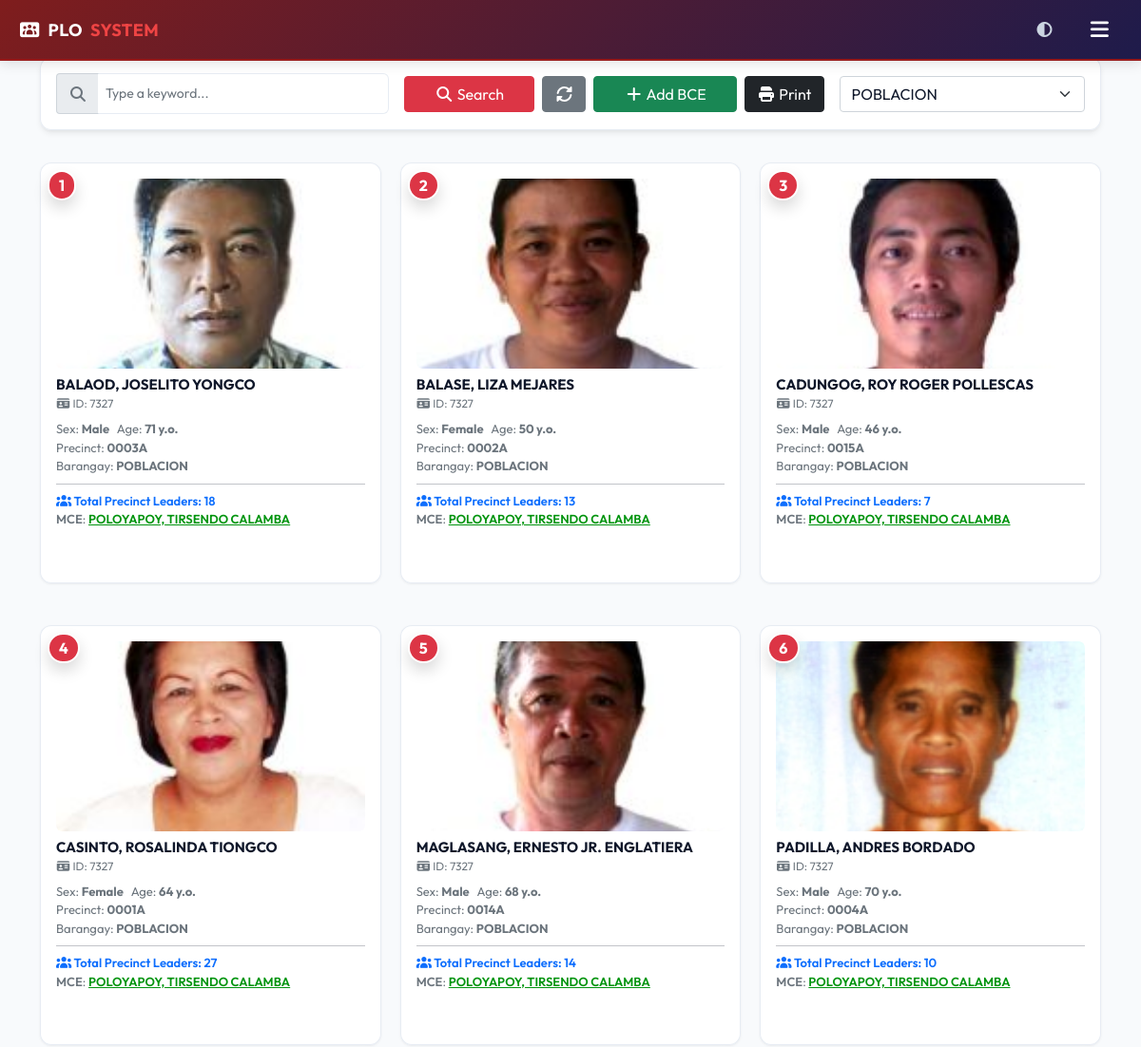
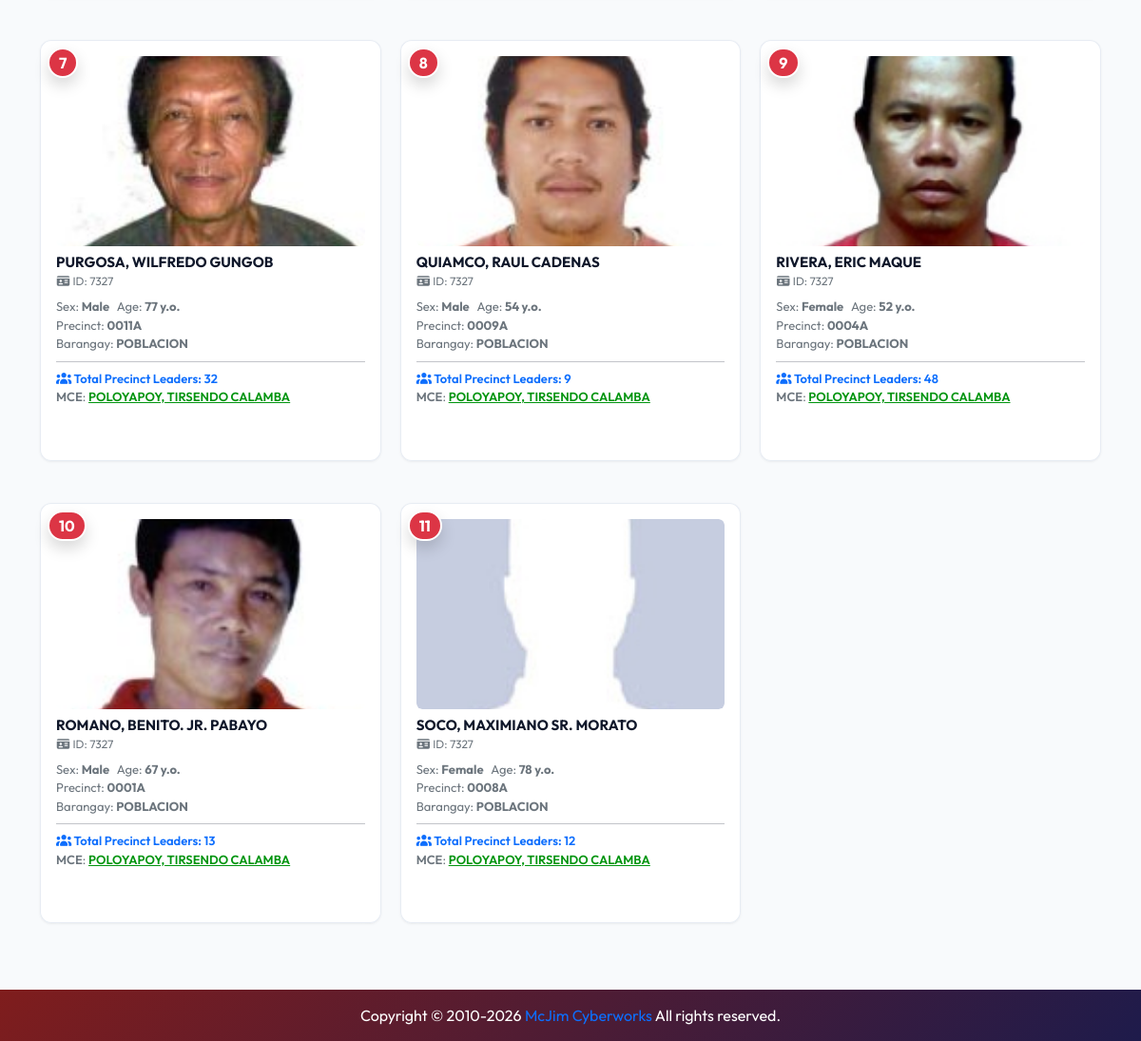
The app's page /bcelist.php?barangay=POBLACION (signed in) with its own data (2 pictures, top to bottom).
### tables this page shows
CREATE TABLE IF NOT EXISTS `bce` (
  `bno` int(11) NOT NULL AUTO_INCREMENT,
  `mcevin` varchar(50) DEFAULT NULL,
  `vin` varchar(50) DEFAULT NULL,
  `old_new` int(11) DEFAULT NULL,
  `isoff` int(11) DEFAULT NULL,
  `y_dec` int(11) DEFAULT NULL,
  `nof` varchar(30) DEFAULT NULL,
  `nom` varchar(30) DEFAULT NULL,
  `nohw` varchar(30) DEFAULT NULL,
  `pof_nohw` varchar(100) DEFAULT NULL,
  `contact` varchar(20) DEFAULT NULL,
  PRIMARY KEY (`bno`),
  KEY `vin` (`vin`),
  KEY `mcevin` (`mcevin`)
);

CREATE TABLE IF NOT EXISTS `voters` (
  `vin` varchar(50) NOT NULL,
  `vname` varchar(100) DEFAULT NULL,
  `precinct` varchar(50) DEFAULT NULL,
  `address` text,
  `sex` varchar(50) DEFAULT NULL,
  `lit` varchar(50) DEFAULT NULL,
  `_4p` varchar(50) DEFAULT NULL,
  `ato` varchar(50) DEFAULT NULL,
  `remarks` text,
  `birth` date DEFAULT NULL,
  `province` varchar(50) DEFAULT NULL,
  `city_mun` varchar(50) DEFAULT NULL,
  `barangay` varchar(50) DEFAULT NULL,
  `seq` varchar(50) DEFAULT NULL,
  `ispicset` int(11) DEFAULT '0',
  PRIMARY KEY (`vin`)
);

### bcelist.php (the view, shortened to what this page needs)
<?php
	require("connect-pdo.php");
	require("head.php");
	require("menu.php");
?>
<div class="container main-content">
	<form method="post" enctype="multipart/form-data" class="mb-4" id="searchForm">
		<div class="card-glass p-3">
			<div class="row g-3 align-items-center">
				<div class="col-md-4">
					<div class="input-group">
						<span class="input-group-text border-end-0 text-muted"><i class="fa-solid fa-magnifying-glass"></i></span>
						<input type="text" name="t_search" id="t_search" class="form-control border-start-0 ps-2"
							placeholder="Type a keyword..." value="<?php echo isset($_POST["t_search"]) ? htmlspecialchars($_POST["t_search"]) : ''; ?>" />
					</div>
				</div>
				<div class="col-md-5 d-flex gap-2">
					<button type="submit" name="b_search" class="btn btn-danger flex-fill"><i class="fa-solid fa-search"></i> Search</button>
					<button type="submit" class="btn btn-secondary" onclick="document.getElementById('t_search').value=''"><i class="fa-solid fa-rotate"></i></button>
					<button type="button" class="btn btn-success flex-fill" onclick="getID('div_bce').style.display='block';"><i class="fa-solid fa-plus"></i> Add BCE</button>
					<button type="button" class="btn btn-dark" onclick="printF()"><i class="fa-solid fa-print"></i> Print</button>
				</div>
				<div class="col-md-3">
					<select class="form-select" onchange="jump('?barangay='+encodeURIComponent(this.value))">
						<?php
							$stmt = $link->prepare('select barangay from voters where city_mun=? group by barangay order by barangay');
							$stmt->execute([$_SESSION["city_mun"]]);
							$ex = $stmt;
							while($rs=$ex->fetch(PDO::FETCH_BOTH)){
								$sel = (isset($_GET["barangay"]) && $_GET["barangay"] === $rs[0]) ? "selected" : "";
								echo "<option value='".htmlspecialchars($rs[0])."' $sel>".htmlspecialchars($rs[0])."</option>";
							}
						?>
					</select>
				</div>
			</div>
		</div>
	</form>
</div>
		<?php
			$stmt = $link->prepare('select * from voters v, mce m where m.vin=v.vin and v.city_mun=? order by vname');
			$stmt->execute([$_SESSION["city_mun"]]);
			$ex = $stmt;
			$t_search_raw = $_POST["t_search"] ?? "";
			$value = strtoupper(trim($t_search_raw));
			$rep="<b style='color:#0014d0;background:#ffa0a0'>".$value."</b>";
			while($rs=$ex->fetch(PDO::FETCH_BOTH)){
				$stmt = $link->prepare('select count(*) from bce where mcevin=?');
				$stmt->execute([$rs["vin"]]);
				$ex1 = $stmt;
				$rsbce=$ex1->fetch(PDO::FETCH_BOTH);
				$bce=$rsbce[0];
				echo "
				<div class='col-md-3 mb-4'>
					<div class='card h-100 shadow-sm' id='div_".$rs["0"]."'
						onmouseout=\"getID('div_controls_".$rs["0"]."').style.visibility='hidden';\"
						onmousemove=\"getID('div_controls_".$rs["0"]."').style.visibility='visible';\" >
						<div class='card-body text-center' onclick=\"jump('mceinfo.php?mce=".$rs["0"]."')\" style='cursor:pointer'>
							<div class='position-relative mb-2' style='height:200px; overflow:hidden;'>
								<img  class='img-fluid' style='object-fit:cover;height:100%;width:100%;'";
								echo"
							</div>
						</div>
						<div style='text-align:center;padding:5px;font-size:12px'>
							<b class='text-truncate'>".str_replace($value,$rep,$rs["vname"])."</b><br>
							<b style='color:#d32727'>BCE</b><br>
							<span>
								ID No: <b style='color:#002d94'>"; $cont = $rs["vin"]; printf("%04d", $cont); echo"</b> |
								Precinct: <b style='color:#d32727'>".str_replace($value,$rep,$rs["precinct"])."</b> <br>
							</span>
							<span style='color:#943800'>
								Purok: ".str_replace($value,$rep,$rs["address"])."
							</span><br>
							<b style='color:#00940e' href='mceinfo.php?mce=".$rs["0"]."' >Total BEC Members: ".$bce."</b>
						</div>
					</div>
				</div>";
			}
		?>
				<?php
					$bar = "";
					$get_barangay = $_GET["barangay"] ?? "";
					if (!empty($get_barangay) && $get_barangay !== "All barangays") {
						$bar = " AND v.barangay = '" . addslashes($get_barangay) . "' ";
					}
					$stmt = $link->prepare("select * from bce b, voters v  where b.vin=v.vin {$bar} and v.city_mun=? order by vname");
					$stmt->execute([$_SESSION["city_mun"]]);
					$ex3 = $stmt;
					$i=1;
					while($rs3=$ex3->fetch(PDO::FETCH_BOTH)){
					$birthDate = $rs3["birth"];;
					$birthDate = $birthDate;
					$age = "-";
					if (!empty($birthDate) && $birthDate !== '0000-00-00') {
						$birthObj = date_create($birthDate);
						if ($birthObj !== false) {
							$age = date_diff($birthObj, date_create('today'))->y;
						}
					}
					echo "<tr>
						<td style='text-align:center;font-size:14px;border:1px solid #000'>".$i.".</td>
						<td class='no_style' style='text-align:center;border:1px solid #000;'>";
						echo"</td>
						<td style='font-size:14px;border:1px solid #000'>".$rs3["vname"]."</td>
						<td style='text-align:center;font-size:14px;border:1px solid #000'>"; $cont = $rs3["vin"]; printf("%04d", $cont); echo"</td>
						<td style='text-align:center;font-size:14px;border:1px solid #000'>".$rs3["sex"]."</td>
						<td style='text-align:center;font-size:14px;border:1px solid #000'>".$age."</td>
						<td style='text-align:center;font-size:14px;border:1px solid #000'>".$rs3["precinct"]."</td>
						<td style='font-size:14px;border:1px solid #000'>".$rs3["address"]."</td>
						<td style='font-size:14px;border:1px solid #000'></td>
					</tr>";
					$i++;
				}
			?>
<form method="post" enctype="multipart/form-data">
<div class="container main-content">
	<div id="thumbnails" class="tomb-grid">
		<?php
			$filter = "";
			$get_barangay = $_GET["barangay"] ?? "";
			if (!empty($get_barangay) && $get_barangay !== "All barangays") {
				$filter = " v.barangay = '" . addslashes($get_barangay) . "' AND ";
			}
			if(isset($_POST["b_search"])){
				$stmt = $link->prepare("select * from voters v,bce b where {$filter}
					(v.vname LIKE CONCAT('%', ?, '%') or
					v.remarks LIKE CONCAT('%', ?, '%') or
					v.birth LIKE CONCAT('%', ?, '%') or
					v.sex LIKE CONCAT('%', ?, '%') or
					v.precinct LIKE CONCAT('%', ?, '%') or
					v.address LIKE CONCAT('%', ?, '%') or
					v.city_mun LIKE CONCAT('%', ?, '%')) and b.vin=v.vin and v.city_mun=? order by vname");
				$stmt->execute([$_POST["t_search"], $_POST["t_search"], $_POST["t_search"], $_POST["t_search"], $_POST["t_search"], $_POST["t_search"], $_POST["t_search"], $_SESSION["city_mun"]]);
				$ex = $stmt;
				} else {
					$stmt = $link->prepare("select * from voters v, bce b where {$filter}  b.vin=v.vin and v.city_mun=? order by vname");
					$stmt->execute([$_SESSION["city_mun"]]);
					$ex = $stmt;
				}
			$i=1;
			$t_search_raw = $_POST["t_search"] ?? "";
			$value = strtoupper(trim($t_search_raw));
			$rep="<b style='color:#0014d0;background:#ffa0a0'>".$value."</b>";
			while($rs=$ex->fetch(PDO::FETCH_BOTH)){
				$birthDate = $rs["birth"];;
				$birthDate = $birthDate;
				$age = "-";
				if (!empty($birthDate) && $birthDate !== '0000-00-00') {
					$birthObj = date_create($birthDate);
					if ($birthObj !== false) {
						$age = date_diff($birthObj, date_create('today'))->y;
					}
				}
				$img_src = file_exists("images/voters/".$rs[0].".jpg") ? "images/voters/".$rs[0].".jpg" : "images/blank.jpg";
				$stmt = $link->prepare('select * from voters v where v.vin=?');
				$stmt->execute([$rs["mcevin"]]);
				$eee = $stmt;
				$rsmce=$eee->fetch(PDO::FETCH_BOTH);
				$stmt = $link->prepare('select count(*) from hl h where h.bcevin=? ');
				$stmt->execute([$rs[0]]);
				$exx = $stmt;
				$rsbce=$exx->fetch(PDO::FETCH_BOTH);
				$hl=$rsbce[0];
				echo "
				<div class='tomb card-glass id='div_".$rs["vin"]."' style='position:relative'
					onmouseout=\"getID('div_controls_".$rs["vin"]."').style.visibility='hidden';\"
					onmousemove=\"getID('div_controls_".$rs["vin"]."').style.visibility='visible';\">
					<span
						class='translate-right badge rounded-pill bg-danger shadow'
						style='position:absolute; top:7px; left:7px; font-size: 16px;
						border: 2px solid #fff; padding: 6px 10px; z-index:3'>$i
					</span>
					<div class='tomb-img-container' onclick=\"$('#b_file_".$rs["0"]."').click();\">
						<img src='$img_src?".date("h:i:s")."' />
						<div class='tomb-img-overlay'>
							<i class='fa-solid fa-camera'></i>
							<span>Change Photo</span>
						</div>
					</div>
					<input type='file' name='b_file_".$rs["0"]."' id='b_file_".$rs["0"]."' style='display:none;' onchange=\"if(this.value!='') $('#b_upImg_".$rs["0"]."').click();\" />
					<input type='submit' name='b_upImg_".$rs["0"]."' id='b_upImg_".$rs["0"]."' style='display:none;' />
					<div class='mt-2'>
						<h5 style='font-size: 15px; font-weight: 700; margin-bottom: 2px; text-transform: uppercase;'>".str_replace($value, $rep, $rs["vname"])."</h5>
						<p class='text-muted small mb-2' style='font-size: 12px;'><i class='fa-solid fa-id-card'></i> ID: " . sprintf("%04d", $rs["vin"]) . "</p>
					</div>
					<div class='small text-muted space-y-1' style='font-size: 13px;'>
						<div>Sex: <strong>" . ($rs["sex"] == "M" ? "Male" : "Female") . "</strong> &nbsp; Age: <strong>$age y.o.</strong></div>
						<div>Precinct: <strong>".str_replace($value, $rep, $rs["precinct"])."</strong></div>
						<div>Barangay: <strong>".str_replace($value, $rep, $rs["barangay"])."</strong></div>
					</div>
					<hr class='my-2'>
					<div class='small text-muted space-y-1' style='font-size: 13px;'>
						<div class='text-primary' style='font-weight: 600;'><i class='fa-solid fa-users'></i> Total Precinct Leaders: $hl</div>
						<div><b>MCE</b>: <a style='color:#00940e; font-weight:600;' href='mceinfo.php?mce=".$rsmce["vin"]."'>".str_replace($value, $rep, $rsmce["vname"])."</a></div>
					</div><div style='margin-bottom:40px'></div>";
				echo "</div>";
				$i++;
				}
			?>
	</div>
</div>
</form>
<?php include 'footer.php';?>

### head.php (shortened to what this page needs)
<html xmlns="http://www.w3.org/1999/xhtml">
<head>
<link href="assets/fontawesome/css/all.min.css?v=<?php echo SITE_VERSION; ?>" rel="stylesheet">
<link href="assets/fontawesome/css/font-awesome.min.css?v=<?php echo SITE_VERSION; ?>" rel="stylesheet">
<link href="assets/bootstrap/css/bootstrap.min.css?v=<?php echo SITE_VERSION; ?>" rel="stylesheet">
<link href="assets/customcss/stylesheet.css?v=<?php echo SITE_VERSION; ?>" rel="stylesheet" type="text/css"/>
<link href="assets/sweetalert2/dist/sweetalert2.min.css?v=<?php echo SITE_VERSION; ?>" rel="stylesheet" type="text/css"/>
</head>
<body>

### menu.php (shortened to what this page needs)
<div id="cssmenu-wrapper">
	<div id="cssmenu-container">
		<a href="index.php" class="brand-title">
			<i class="fa-solid fa-users-rectangle"></i> PLO <span>SYSTEM</span>
		</a>
		<div class="header-right-controls">
			<button onclick="toggleTheme()" class="theme-toggle-btn" aria-label="Toggle Theme">
				<i class="fa-solid fa-circle-half-stroke"></i>
			</button>
			<button class="menu-toggle-btn" id="menu-toggle-btn" aria-label="Toggle Navigation">
				<i class="fa-solid fa-bars"></i>
			</button>
		</div>
	</div>
</div>

### footer.php (shortened to what this page needs)
<div class="footer">
	Copyright &copy; 2010-<?php echo date("Y")?> <a href="https://mcjim-server.com" target="_blank">McJim Cyberworks</a>
	All rights reserved.
</div>

### records on screen
bce: vin.vin (picture), vin.vname "BALAOD, JOSELITO YONGCO", vin "7327", shows "Male", vin.birth "71", vin.precinct "0003A", vin.barangay "POBLACION", hl "18", voters.vname "POLOYAPOY, TIRSENDO CALAMBA"
bce: vin.vin (picture), vin.vname "BALASE, LIZA MEJARES", vin "7327", shows "Female", vin.birth "50", vin.precinct "0002A", vin.barangay "POBLACION", hl "13", voters.vname "POLOYAPOY, TIRSENDO CALAMBA"
bce: vin.vin (picture), vin.vname "CADUNGOG, ROY ROGER POLLESCAS", vin "7327", shows "Male", vin.birth "46", vin.precinct "0015A", vin.barangay "POBLACION", hl "7", voters.vname "POLOYAPOY, TIRSENDO CALAMBA"
bce: vin.vin (picture), vin.vname "CASINTO, ROSALINDA TIONGCO", vin "7327", shows "Female", vin.birth "64", vin.precinct "0001A", vin.barangay "POBLACION", hl "27", voters.vname "POLOYAPOY, TIRSENDO CALAMBA"
bce: vin.vin (picture), vin.vname "MAGLASANG, ERNESTO JR. ENGLATIERA", vin "7327", shows "Male", vin.birth "68", vin.precinct "0014A", vin.barangay "POBLACION", hl "14", voters.vname "POLOYAPOY, TIRSENDO CALAMBA"
bce: vin.vin (picture), vin.vname "PADILLA, ANDRES BORDADO", vin "7327", shows "Male", vin.birth "70", vin.precinct "0004A", vin.barangay "POBLACION", hl "10", voters.vname "POLOYAPOY, TIRSENDO CALAMBA"
bce: vin.vin (picture), vin.vname "PURGOSA, WILFREDO GUNGOB", vin "7327", shows "Male", vin.birth "77", vin.precinct "0011A", vin.barangay "POBLACION", hl "32", voters.vname "POLOYAPOY, TIRSENDO CALAMBA"
bce: vin.vin (picture), vin.vname "QUIAMCO, RAUL CADENAS", vin "7327", shows "Male", vin.birth "54", vin.precinct "0009A", vin.barangay "POBLACION", hl "9", voters.vname "POLOYAPOY, TIRSENDO CALAMBA"
bce: vin.vin (picture), vin.vname "RIVERA, ERIC MAQUE", vin "7327", shows "Female", vin.birth "52", vin.precinct "0004A", vin.barangay "POBLACION", hl "48", voters.vname "POLOYAPOY, TIRSENDO CALAMBA"
bce: vin.vin (picture), vin.vname "ROMANO, BENITO. JR. PABAYO", vin "7327", shows "Male", vin.birth "67", vin.precinct "0001A", vin.barangay "POBLACION", hl "13", voters.vname "POLOYAPOY, TIRSENDO CALAMBA"
bce: shows a picture, vin.vname "SOCO, MAXIMIANO SR. MORATO", vin "7327", shows "Female", vin.birth "78", vin.precinct "0008A", vin.barangay "POBLACION", hl "12", voters.vname "POLOYAPOY, TIRSENDO CALAMBA"

### other values on screen
form field value "POBLACION"
